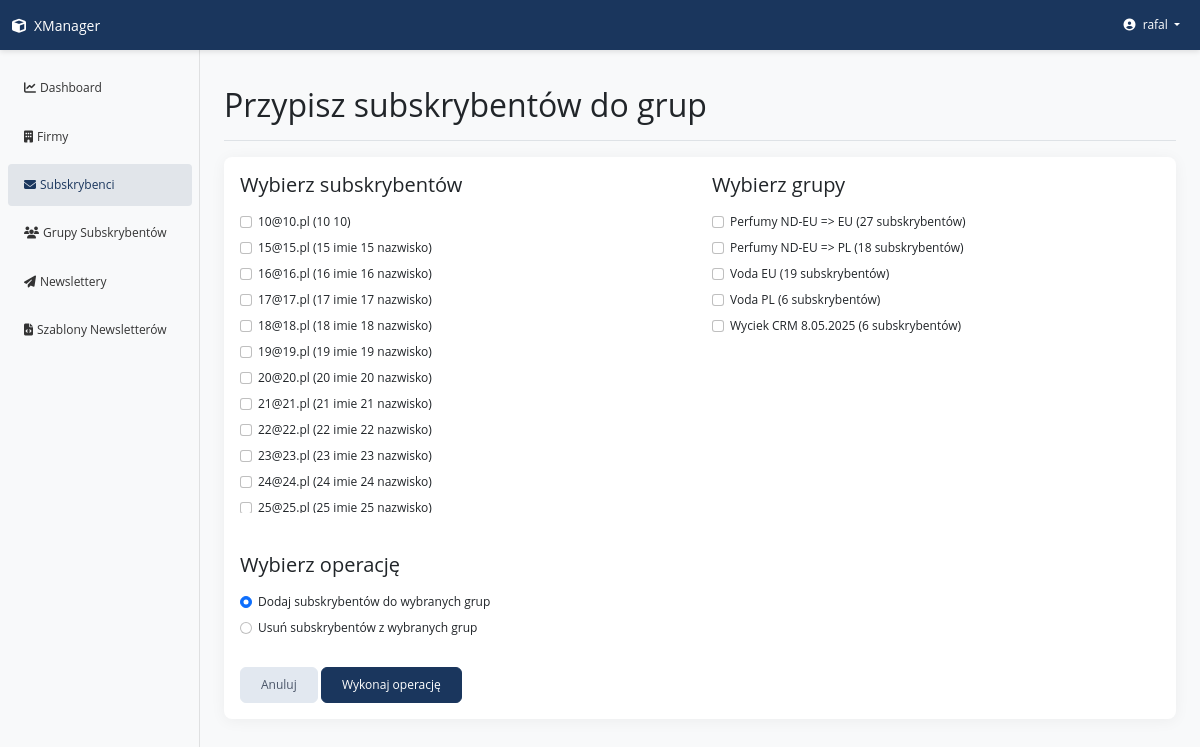
Screenshot of /subscribers/bulk-group-assign/ (signed in) with the database file from the repository.
### apps/subscriber/models.py (models this page shows, shortened)
class Subscriber(CoreModel):
    email = models.EmailField(unique=True, verbose_name='E-mail')
    first_name = models.CharField(
        max_length=100, blank=True, verbose_name='First name')
    last_name = models.CharField(
        max_length=100, blank=True, verbose_name='Last name')
    common_name = models.CharField(
        max_length=100, blank=True, verbose_name='Common name')
    newsletter_consent = models.BooleanField(
        default=True, verbose_name='Email consent')
    group_affiliation = models.ManyToManyField(
        'SubscriberGroup', related_name='subscriber', blank=True, verbose_name='Group affiliation')
    class Meta:
        ordering = ['email']
        verbose_name = ('Subscriber')
        verbose_name_plural = ('Subscribers')

class SubscriberGroup(CoreModel):
    group_name = models.CharField(max_length=100, verbose_name='Group name')
    class Meta:
        verbose_name = ('Subscriber Group')
        verbose_name_plural = ('Subscriber Groups')

### apps/subscriber/views.py (the view, shortened to what this page needs)
# urls.py: path('bulk-group-assign/', views.SubscriberBulkGroupAssignView.as_view(),
class SubscriberBulkGroupAssignView(LoginRequiredMixin, View):
    template_name = 'subscriber/bulk_group_assign.html'
    def get(self, request, *args, **kwargs):
        subscribers = Subscriber.objects.all().order_by('email')
        subscriber_groups = SubscriberGroup.objects.all().order_by('group_name')
        selected_subscriber_ids = request.GET.getlist('subscriber_ids', [])
        selected_subscriber_ids = [
            int(id) for id in selected_subscriber_ids if id.isdigit()]
        context = {
            'subscribers': subscribers,
            'subscriber_groups': subscriber_groups,
            'selected_subscriber_ids': selected_subscriber_ids
        }
        return render(request, self.template_name, context)

### templates/subscriber/bulk_group_assign.html (shortened to what this page needs)
{% extends "base.html" %}
{% block page_title %}Przypisz subskrybentów do grup{% endblock %}
{% block content %}
<div class="card">
    <div class="card-body">
        <form method="post" action="{% url 'subscribers:subscriber_bulk_group_assign' %}">
            <div class="row mb-4">
                <div class="col-md-6">
                    <h5 class="mb-3">Wybierz subskrybentów</h5>
                    <div style="max-height: 300px; overflow-y: auto;">
                        {% for subscriber in subscribers %}
                            <div class="form-check">
                                <input class="form-check-input" type="checkbox" name="subscriber_ids" id="subscriber_{{ subscriber.id }}" value="{{ subscriber.id }}" {% if subscriber.id in selected_subscriber_ids %}checked{% endif %}>
                                <label class="form-check-label" for="subscriber_{{ subscriber.id }}">
                                    {{ subscriber.email }} {% if subscriber.first_name or subscriber.last_name %}({{ subscriber.first_name }} {{ subscriber.last_name }}){% endif %}
                                </label>
                            </div>
                        {% endfor %}
                    </div>
                </div>
                <div class="col-md-6">
                    <h5 class="mb-3">Wybierz grupy</h5>
                    <div style="max-height: 300px; overflow-y: auto;">
                        {% for group in subscriber_groups %}
                            <div class="form-check">
                                <input class="form-check-input" type="checkbox" name="group_ids" id="group_{{ group.id }}" value="{{ group.id }}">
                                <label class="form-check-label" for="group_{{ group.id }}">
                                    {{ group.group_name }} ({{ group.subscriber.count }} subskrybentów)
                                </label>
                            </div>
                        {% endfor %}
                    </div>
                </div>
            </div>
            <div class="mb-4">
                <h5 class="mb-3">Wybierz operację</h5>
                <div class="form-check">
                    <input class="form-check-input" type="radio" name="action" id="action_add" value="add" checked>
                    <label class="form-check-label" for="action_add">
                        Dodaj subskrybentów do wybranych grup
                    </label>
                </div>
                <div class="form-check">
                    <input class="form-check-input" type="radio" name="action" id="action_remove" value="remove">
                    <label class="form-check-label" for="action_remove">
                        Usuń subskrybentów z wybranych grup
                    </label>
                </div>
            </div>
            <div class="mt-4">
                <a href="{% url 'subscribers:subscriber_list' %}" class="btn btn-secondary">Anuluj</a>
                <button type="submit" class="btn btn-primary">Wykonaj operację</button>
            </div>
        </form>
    </div>
</div>
{% endblock %}

### templates/navbar.html (shortened to what this page needs)
    <nav class="navbar navbar-expand-lg navbar-dark bg-primary sticky-top">
        <div class="container-fluid">
            <a class="navbar-brand" href="{% url 'home' %}">
                <i class="fas fa-cube me-2"></i>XManager
            </a>
            <div class="collapse navbar-collapse" id="navbarNav">
                <ul class="navbar-nav">
                    <li class="nav-item dropdown">
                        <a class="nav-link dropdown-toggle" href="#" id="userDropdown" role="button" data-bs-toggle="dropdown" aria-expanded="false">
                            <i class="fas fa-user-circle me-1"></i> {{ request.user.username }}
                        </a>
                    </li>
                </ul>
            </div>
        </div>
    </nav>

### static/css/style.css (style rules this page uses)
body { font-family: 'Open Sans', -apple-system, BlinkMacSystemFont, 'Segoe UI', Roboto, 'Helvetica Neue', Arial, sans-serif; background-color: #f8f9fa; font-size: 12px !important; }
.navbar { box-shadow: 0 2px 5px rgba(0, 0, 0, 0.1); z-index: 1030; background-color: #1a365d !important; }
.navbar .navbar-brand, .navbar .nav-link { color: #ffffff; font-size: 12px !important; }
.navbar .navbar-brand { font-size: 14px !important; }
.card { border-radius: 8px; box-shadow: 0 2px 15px rgba(0, 0, 0, 0.05); border: none; margin-bottom: 20px; }
.form-check-label { font-size: 12px !important; }
.form-check-input[type="radio"]+.form-check-label, .form-check-input[type="checkbox"]+.form-check-label { font-size: 12px !important; }
.btn { font-weight: 500; padding: 0.5rem 1.25rem; border-radius: 6px; font-size: 12px !important; }
.btn-primary { background-color: #1a365d; border-color: #1a365d; }
.btn-secondary { background-color: #e2e8f0; border-color: #e2e8f0; color: #4a5568; }
.mb-4 { margin-bottom: 1.5rem !important; }
.row>div { margin-bottom: 1rem; }

### rows the page displays
Subscriber: email "10@10.pl", first_name "10", last_name "10"
Subscriber: email "15@15.pl", first_name "15 imie", last_name "15 nazwisko"
Subscriber: email "16@16.pl", first_name "16 imie", last_name "16 nazwisko"
Subscriber: email "17@17.pl", first_name "17 imie", last_name "17 nazwisko"
Subscriber: email "18@18.pl", first_name "18 imie", last_name "18 nazwisko"
Subscriber: email "19@19.pl", first_name "19 imie", last_name "19 nazwisko"
Subscriber: email "20@20.pl", first_name "20 imie", last_name "20 nazwisko"
Subscriber: email "21@21.pl", first_name "21 imie", last_name "21 nazwisko"
Subscriber: email "22@22.pl", first_name "22 imie", last_name "22 nazwisko"
Subscriber: email "23@23.pl", first_name "23 imie", last_name "23 nazwisko"
Subscriber: email "24@24.pl", first_name "24 imie", last_name "24 nazwisko"
Subscriber: email "25@25.pl", first_name "25 imie", last_name "25 nazwisko"
SubscriberGroup: group_name "Perfumy ND-EU => EU", subscriber.count "27"
SubscriberGroup: group_name "Perfumy ND-EU => PL", subscriber.count "18"
SubscriberGroup: group_name "Voda EU", subscriber.count "19"
SubscriberGroup: group_name "Voda PL", subscriber.count "6"
SubscriberGroup: group_name "Wyciek CRM 8.05.2025", subscriber.count "6"

### other values shown
{{ request.user.username }} "rafal"
